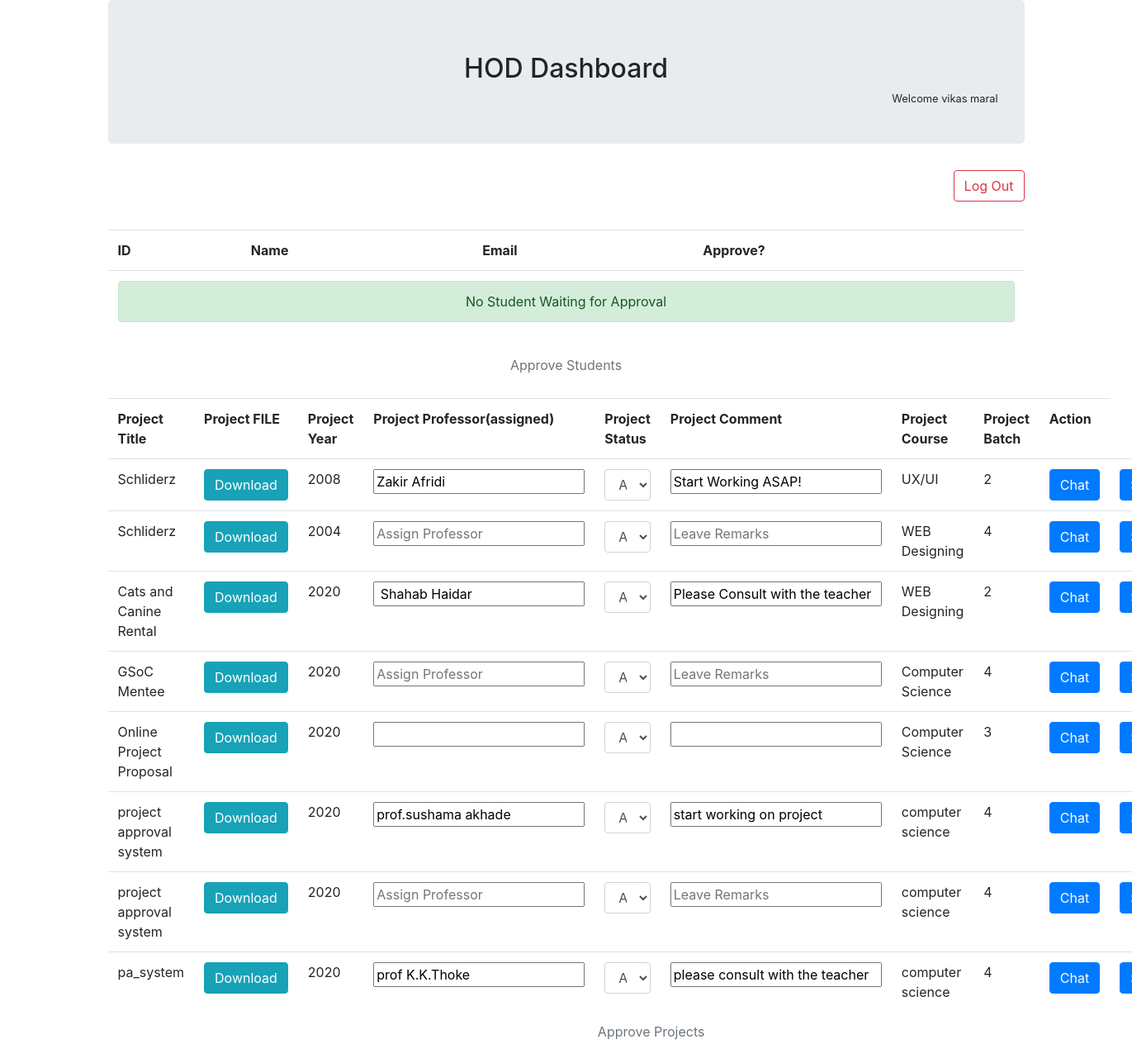
/hod/index.php (signed in), run on the app's committed database.
### tables this page shows
CREATE TABLE `hod_record` (
  `hod_ID` int(11) NOT NULL,
  `hod_FIRST_NAME` varchar(50) NOT NULL,
  `hod_LAST_NAME` varchar(50) NOT NULL,
  `hod_EMAIL` varchar(50) NOT NULL,
  `hod_DEPT` varchar(30) NOT NULL,
  `hod_PASSWORD` varchar(50) NOT NULL
);

CREATE TABLE `project_record` (
  `project_ID` int(11) NOT NULL,
  `student_ID` int(11) NOT NULL,
  `hod_ID` int(11) NOT NULL,
  `project_TITLE` varchar(50) NOT NULL,
  `project_YEAR` int(11) NOT NULL,
  `project_PROFESSOR` varchar(50) DEFAULT NULL,
  `project_BATCH` int(11) NOT NULL,
  `project_COURSE` varchar(50) NOT NULL,
  `project_COMMENT` varchar(500) DEFAULT NULL,
  `project_STATUS` tinyint(1) NOT NULL DEFAULT 0,
  `project_file` varchar(100) NOT NULL
);

### hod/index.php (the view, shortened to what this page needs)
<?php
    require_once('../server/connection.php');
    $hodID = $_SESSION['id'];
    $sql = "SELECT `hod_FIRST_NAME` , `hod_LAST_NAME` FROM `hod_record` WHERE `hod_ID` = '${hodID}'";
    $result = $conn->query($sql);
    $data = $result->fetch_assoc();
    $hodNAME = $data['hod_FIRST_NAME'] . " " . $data['hod_LAST_NAME'];
?>
<!DOCTYPE html>
<html lang="en">
<head>
    <link rel="stylesheet" href="../css/bootstrap.css">
    <link rel="stylesheet" href="style.css">
</head>
<body>
    <div class="container container-fluid">
        <div class="jumbotron">
            <h2 class="center">
                HOD Dashboard
            </h2>
            <small class="right">Welcome <?php echo $hodNAME?> </small>
        </div>
        <nav class='right'><form action="#" method="post"><input type="submit" value="Log Out" name="logout" class="btn btn-outline-danger"></form></nav>
        <br><br><br>
        <table class="table">
        <caption class='center'>Approve Students</caption>
            <tr>
                <th>ID</th>
                <th>Name</th>
                <th>Email</th>
                <th>Approve?</th>
            </tr>
            <?php
                $sql = "SELECT * FROM `student_record` WHERE `status` = 0";
                $result = $conn->query($sql);
                $rows = $result->num_rows;
                if($rows >= 1){
                    while($data = $result->fetch_assoc()){
                        $id = $data['student_ID'];
                        $name = $data['student_FIRST_NAME'] . " " . $data['student_LAST_NAME'];
                        $email = $data['student_EMAIL'];
                        echo"
                        <form method='post'>
                            <tr>
                                <td><fieldset disabled><input type='number' name='field$id' value=${id} id='disabledTextInput' class='form-control'></fieldset></td>
                                <td>${name}</td>
                                <td>${email}</td>
                                <td><input type='submit' name='approve${id}' class='btn btn-outline-success' value='Approve This'></td>
                            </tr>
                        </form>
                        ";
                        if(isset($_POST['approve'.$id])){
                            $sql = "UPDATE `student_record` SET `status` = '1' WHERE `student_record`.`student_ID` = '${id}';";
                            $result = $conn->query($sql);
                            header('Location: ?');
                        }
                    }
                }else{
                    echo '<tr><td colspan="4"><div class="alert alert-success center" role="alert" >No Student Waiting for Approval</div></td></tr>';
                }
            ?>
        </table>
        <table class="table">
        <caption  class='center'>Approve Projects</caption>
            <tr>
                <th>Project Title</th>
                <th>Project FILE</th>
                <th>Project Year</th>
                <th>Project Professor(assigned)</th>
                <th>Project Status</th>
                <th>Project Comment</th>
                <th>Project Course</th>
                <th>Project Batch</th>
                <th>Action</th>
            </tr>
            <?php
                $sql = "SELECT * FROM `project_record` WHERE `hod_ID` = '${hodID}';";
                $result = $conn->query($sql);
                $rows = $result->num_rows;
                if($rows >= 1){
                    while($data = $result->fetch_assoc()){
                        $prID = $data['project_ID'];
                        $title = $data['project_TITLE'];
                        $year = $data['project_YEAR'];
                        $hodID = $data['hod_ID'];
                        $stdID = $data['student_ID'];
                        $professor = $data['project_PROFESSOR'];
                        $comment = $data['project_COMMENT'];
                        $course = $data['project_COURSE'];
                        $batch = $data['project_BATCH'];
                        $file = $data['project_file'];
                        echo"
                        <tr>
                            <td>${title}</td>
                            <td> <a href = ${file} class='btn btn-info' download>Download</a></td>";
                            echo"<td>${year}</td>";
                        ?>
                        <form action="#" method="post">
                        <?php
                            echo"
                            <td>
                                <input type='text' name='prof${prID}' placeholder='Assign Professor' value='${professor}' required>
                            </td>
                            <td><select name='status${prID}' class='form-control'>
                                <option value='1'>ACCEPT</option>
                                <option value='2'>REJECT</option>
                            </select></td>
                            <td><input type='text' name='comment${prID}'  placeholder='Leave Remarks' value='${comment}' required></td>
                            ";
                            echo"
                                <td>${course}</td>
                                <td>${batch}</td>
                                <td><a href='./../chat/index.php?hodID=${hodID}&stdID=${stdID}' class='btn btn-primary'>Chat</a></td>
                                <td><input type='submit' name='update${prID}' class='btn btn-primary'></td>";
                                ?>
                                </form>
                                <?php
                        echo "</tr>";
                    }
                }else{
                    echo '<tr><td colspan="8"><div class="alert alert-success center" role="alert" >No Project Waiting for Approval</div></td></tr>';
                }
            ?>
        </table>
    </div>
</body>
</html>

### hod/style.css (style rules this page uses)
.center { text-align: center; }
.right { float: right; }

### data on the page
hod_record: hodNAME "vikas maral"
project_record: project_TITLE "Schliderz", project_YEAR "2008", project_PROFESSOR "Zakir Afridi", project_ID "ACCEPT", project_COMMENT "Start Working ASAP!", project_COURSE "UX/UI", project_BATCH "2"
project_record: project_TITLE "Schliderz", project_YEAR "2004", project_ID "ACCEPT", project_COURSE "WEB Designing", project_BATCH "4"
project_record: project_TITLE "Cats and Canine Rental", project_YEAR "2020", project_PROFESSOR "Shahab Haidar", project_ID "ACCEPT", project_COMMENT "Please Consult with the teacher", project_COURSE "WEB Designing", project_BATCH "2"
project_record: project_TITLE "GSoC Mentee", project_YEAR "2020", project_ID "ACCEPT", project_COURSE "Computer Science", project_BATCH "4"
project_record: project_TITLE "Online Project Proposal", project_YEAR "2020", project_ID "ACCEPT", project_COURSE "Computer Science", project_BATCH "3"
project_record: project_TITLE "project approval system", project_YEAR "2020", project_PROFESSOR "prof.sushama akhade", project_ID "ACCEPT", project_COMMENT "start working on project", project_COURSE "computer science", project_BATCH "4"
project_record: project_TITLE "project approval system", project_YEAR "2020", project_ID "ACCEPT", project_COURSE "computer science", project_BATCH "4"
project_record: project_TITLE "pa_system", project_YEAR "2020", project_PROFESSOR "prof K.K.Thoke", project_ID "ACCEPT", project_COMMENT "please consult with the teacher", project_COURSE "computer science", project_BATCH "4"
